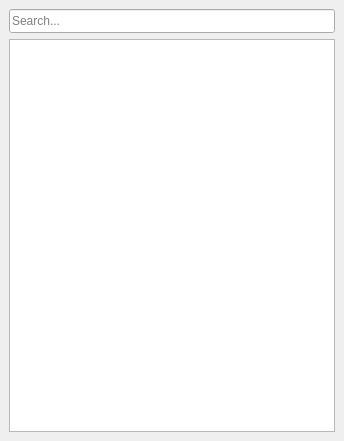
<?xml version="1.0" encoding="UTF-8"?>
<ui version="4.0">
 <class>QEzResourceBrowser</class>
 <widget class="QMainWindow" name="QEzResourceBrowser">
  <property name="geometry">
   <rect>
    <x>0</x>
    <y>0</y>
    <width>344</width>
    <height>441</height>
   </rect>
  </property>
  <property name="windowTitle">
   <string>|| Ez Resource Browser</string>
  </property>
  <widget class="QWidget" name="mainWidget">
   <layout class="QVBoxLayout" name="verticalLayout">
    <item>
     <widget class="QLineEdit" name="searchLineEdit">
      <property name="minimumSize">
       <size>
        <width>0</width>
        <height>24</height>
       </size>
      </property>
      <property name="maximumSize">
       <size>
        <width>16777215</width>
        <height>24</height>
       </size>
      </property>
      <property name="placeholderText">
       <string>Search...</string>
      </property>
      <property name="clearButtonEnabled">
       <bool>true</bool>
      </property>
     </widget>
    </item>
    <item>
     <widget class="QTableView" name="resourceTableView">
      <property name="contextMenuPolicy">
       <enum>Qt::CustomContextMenu</enum>
      </property>
      <property name="styleSheet">
       <string notr="true">QTreeView::item { height = 24 };</string>
      </property>
      <property name="horizontalScrollBarPolicy">
       <enum>Qt::ScrollBarAlwaysOff</enum>
      </property>
      <property name="editTriggers">
       <set>QAbstractItemView::NoEditTriggers</set>
      </property>
      <property name="alternatingRowColors">
       <bool>true</bool>
      </property>
      <property name="selectionMode">
       <enum>QAbstractItemView::SingleSelection</enum>
      </property>
      <property name="selectionBehavior">
       <enum>QAbstractItemView::SelectRows</enum>
      </property>
      <property name="wordWrap">
       <bool>false</bool>
      </property>
      <attribute name="horizontalHeaderVisible">
       <bool>false</bool>
      </attribute>
      <attribute name="horizontalHeaderStretchLastSection">
       <bool>true</bool>
      </attribute>
      <attribute name="verticalHeaderVisible">
       <bool>false</bool>
      </attribute>
      <attribute name="verticalHeaderStretchLastSection">
       <bool>false</bool>
      </attribute>
     </widget>
    </item>
   </layout>
  </widget>
 </widget>
 <resources/>
 <connections/>
</ui>
